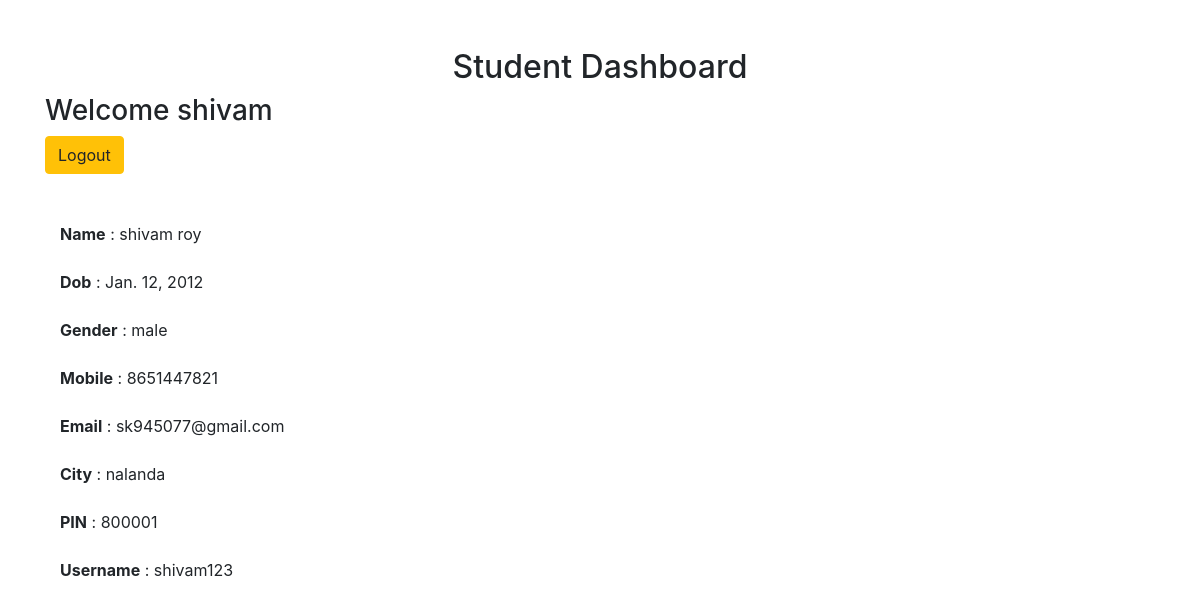
Screenshot of /profile/ (signed in) with the database file from the repository.
### enroll/models.py (models this page shows)
class Student(User):
    Email_address=models.EmailField(blank=False,unique=True)
    middlename=models.CharField(max_length=20,blank=True)
    dob=models.DateField()
    gender = models.CharField(choices=GENDER_CHOICES, max_length=128)
    mob=models.IntegerField(unique=True)
    city=models.CharField(max_length=20)
    pin=models.IntegerField()

### enroll/views.py (the view)
# urls.py: path('profile/', views.user_profile, name='profile'),
def user_profile(request):
  if request.user.is_authenticated:
    students=models.Student.objects.filter(username=request.user)
    return render(request, 'enroll/profile.html', {'name': request.user,'students':students})
  else:
    return HttpResponseRedirect('/login/')

### enroll/templates/enroll/profile.html (shortened to what this page needs)
<!DOCTYPE html>
{% load static %}
<html lang="en">
<head>
 <link rel="stylesheet" href="{% static 'enroll/css/bootstrap.css' %}">
</head>
<body>
<div class="container mt-5">
 <h2 align="center">Student Dashboard</h2>
 <h3>Welcome {{request.user.first_name}}</h3>
 <a class="btn btn-warning" href="{% url 'logout' %}">Logout</a>
<div class="container mt-5">
{% for student in students %}
    <strong>Name</strong> : {{student.first_name}} {{request.user.middlename}} {{request.user.last_name}} <br> <br>
    <strong>Dob</strong>  : {{student.dob}}  <br> <br>
    <strong>Gender</strong> : {{student.gender}}  <br> <br>
    <strong>Mobile</strong> : {{student.mob}}  <br> <br>
    <strong>Email</strong> : {{student.Email_address}}  <br> <br>
    <strong>City</strong> : {{student.city}}  <br> <br>
    <strong>PIN</strong> : {{student.pin}}  <br> <br>
    <strong>Username</strong> : {{student.username}}
{% endfor %}
</div>
</body>
</html>

### rows the page displays
Student: first_name "shivam", dob "Jan. 12, 2012", gender "male", mob "8651447821", Email_address "sk945077@gmail.com", city "nalanda", pin "800001", username "shivam123"

### other values shown
{{ request.user.first_name }} "shivam"
{{ request.user.last_name }} "roy"
